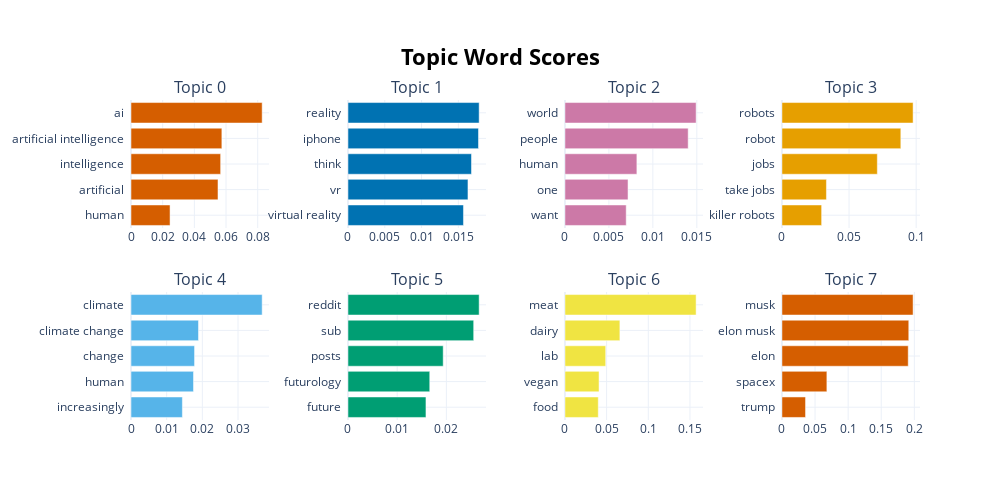

The notebook cell this image was saved under:
### Code cell
topic_model.visualize_barchart()

### Figure 1 — Plotly figure (JSON) as saved in the notebook; plotly's stock layout.template omitted (floating-point values rounded to 4 significant figures)
{"data": [{"marker": {"color": "#D55E00"}, "orientation": "h", "type": "bar", "x": [0.02465, 0.05492, 0.0566, 0.05736, 0.08282], "xaxis": "x", "y": ["human  ", "artificial  ", "intelligence  ", "artificial intelligence  ", "ai  "], "yaxis": "y"}, {"marker": {"color": "#0072B2"}, "orientation": "h", "type": "bar", "x": [0.0157, 0.01631, 0.01679, 0.01774, 0.01783], "xaxis": "x2", "y": ["virtual reality  ", "vr  ", "think  ", "iphone  ", "reality  "], "yaxis": "y2"}, {"marker": {"color": "#CC79A7"}, "orientation": "h", "type": "bar", "x": [0.006967, 0.007175, 0.008181, 0.01401, 0.01492], "xaxis": "x3", "y": ["want  ", "one  ", "human  ", "people  ", "world  "], "yaxis": "y3"}, {"marker": {"color": "#E69F00"}, "orientation": "h", "type": "bar", "x": [0.02959, 0.03316, 0.07108, 0.08858, 0.09773], "xaxis": "x4", "y": ["killer robots  ", "take jobs  ", "jobs  ", "robot  ", "robots  "], "yaxis": "y4"}, {"marker": {"color": "#56B4E9"}, "orientation": "h", "type": "bar", "x": [0.01441, 0.01752, 0.01782, 0.01892, 0.03677], "xaxis": "x5", "y": ["increasingly  ", "human  ", "change  ", "climate change  ", "climate  "], "yaxis": "y5"}, {"marker": {"color": "#009E73"}, "orientation": "h", "type": "bar", "x": [0.01585, 0.01662, 0.01936, 0.02555, 0.02666], "xaxis": "x6", "y": ["future  ", "futurology  ", "posts  ", "sub  ", "reddit  "], "yaxis": "y6"}, {"marker": {"color": "#F0E442"}, "orientation": "h", "type": "bar", "x": [0.03999, 0.0409, 0.0489, 0.0659, 0.1574], "xaxis": "x7", "y": ["food  ", "vegan  ", "lab  ", "dairy  ", "meat  "], "yaxis": "y7"}, {"marker": {"color": "#D55E00"}, "orientation": "h", "type": "bar", "x": [0.03566, 0.06788, 0.1907, 0.1916, 0.1981], "xaxis": "x8", "y": ["trump  ", "spacex  ", "elon  ", "elon musk  ", "musk  "], "yaxis": "y8"}], "layout": {"annotations": [{"font": {"size": 16}, "showarrow": false, "text": "Topic 0", "x": 0.0875, "xanchor": "center", "xref": "paper", "y": 1, "yanchor": "bottom", "yref": "paper"}, {"font": {"size": 16}, "showarrow": false, "text": "Topic 1", "x": 0.3625, "xanchor": "center", "xref": "paper", "y": 1, "yanchor": "bottom", "yref": "paper"}, {"font": {"size": 16}, "showarrow": false, "text": "Topic 2", "x": 0.6375, "xanchor": "center", "xref": "paper", "y": 1, "yanchor": "bottom", "yref": "paper"}, {"font": {"size": 16}, "showarrow": false, "text": "Topic 3", "x": 0.9125, "xanchor": "center", "xref": "paper", "y": 1, "yanchor": "bottom", "yref": "paper"}, {"font": {"size": 16}, "showarrow": false, "text": "Topic 4", "x": 0.0875, "xanchor": "center", "xref": "paper", "y": 0.4, "yanchor": "bottom", "yref": "paper"}, {"font": {"size": 16}, "showarrow": false, "text": "Topic 5", "x": 0.3625, "xanchor": "center", "xref": "paper", "y": 0.4, "yanchor": "bottom", "yref": "paper"}, {"font": {"size": 16}, "showarrow": false, "text": "Topic 6", "x": 0.6375, "xanchor": "center", "xref": "paper", "y": 0.4, "yanchor": "bottom", "yref": "paper"}, {"font": {"size": 16}, "showarrow": false, "text": "Topic 7", "x": 0.9125, "xanchor": "center", "xref": "paper", "y": 0.4, "yanchor": "bottom", "yref": "paper"}], "height": 500, "hoverlabel": {"bgcolor": "white", "font": {"family": "Rockwell", "size": 16}}, "showlegend": false, "title": {"font": {"color": "Black", "size": 22}, "text": "<b>Topic Word Scores", "x": 0.5, "xanchor": "center", "yanchor": "top"}, "width": 1000, "xaxis": {"anchor": "y", "domain": [0, 0.175], "showgrid": true}, "xaxis2": {"anchor": "y2", "domain": [0.275, 0.45], "showgrid": true}, "xaxis3": {"anchor": "y3", "domain": [0.55, 0.725], "showgrid": true}, "xaxis4": {"anchor": "y4", "domain": [0.825, 1], "showgrid": true}, "xaxis5": {"anchor": "y5", "domain": [0, 0.175], "showgrid": true}, "xaxis6": {"anchor": "y6", "domain": [0.275, 0.45], "showgrid": true}, "xaxis7": {"anchor": "y7", "domain": [0.55, 0.725], "showgrid": true}, "xaxis8": {"anchor": "y8", "domain": [0.825, 1], "showgrid": true}, "yaxis": {"anchor": "x", "domain": [0.6, 1], "showgrid": true}, "yaxis2": {"anchor": "x2", "domain": [0.6, 1], "showgrid": true}, "yaxis3": {"anchor": "x3", "domain": [0.6, 1], "showgrid": true}, "yaxis4": {"anchor": "x4", "domain": [0.6, 1], "showgrid": true}, "yaxis5": {"anchor": "x5", "domain": [0, 0.4], "showgrid": true}, "yaxis6": {"anchor": "x6", "domain": [0, 0.4], "showgrid": true}, "yaxis7": {"anchor": "x7", "domain": [0, 0.4], "showgrid": true}, "yaxis8": {"anchor": "x8", "domain": [0, 0.4], "showgrid": true}}}
